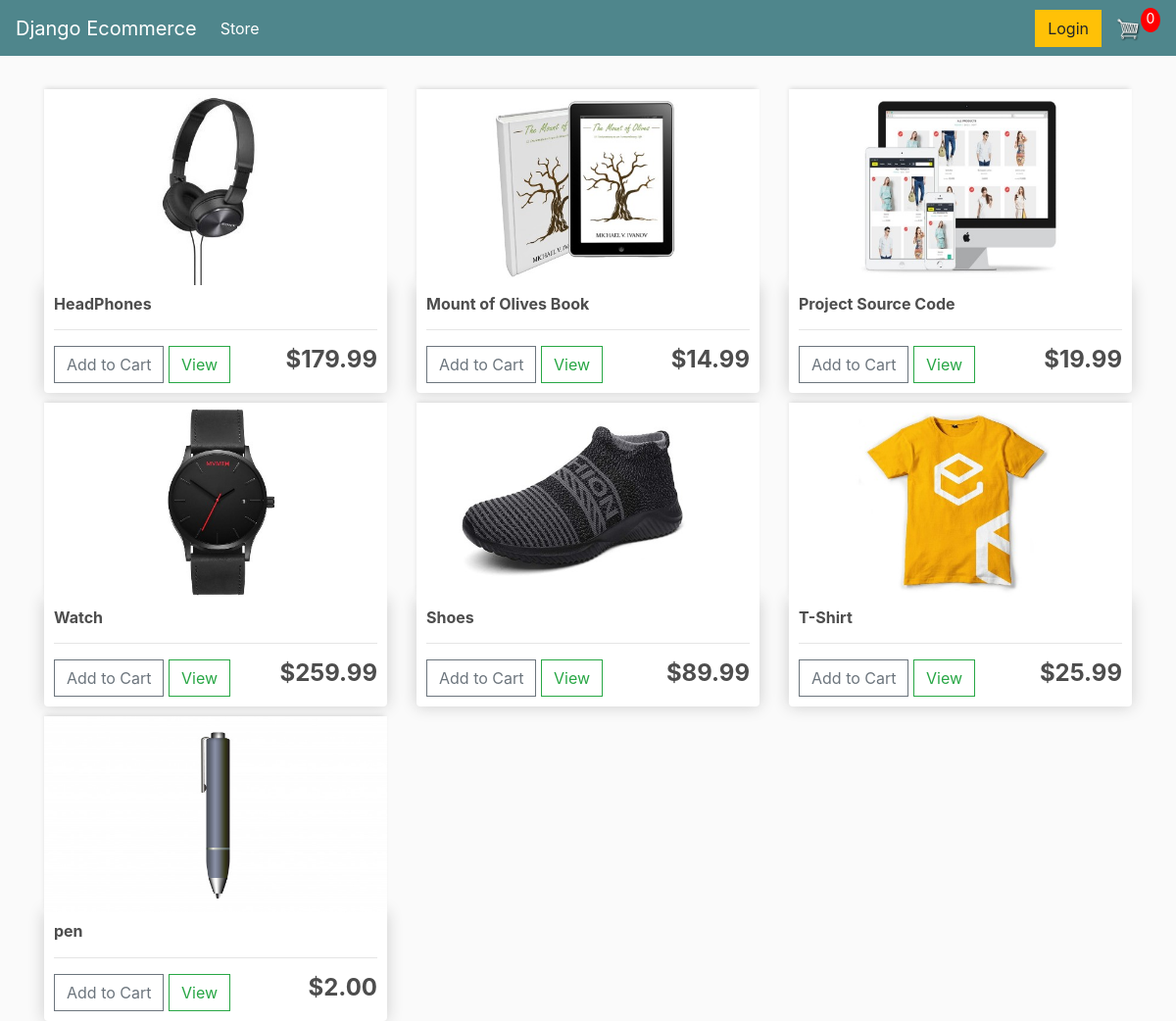
The page / on the database its author committed.
### store/models.py (models this page shows, shortened)
class Product(models.Model):
    name     = models.CharField(max_length=200, null=True)
    price    = models.DecimalField(max_digits=7, decimal_places=2)
    digital  = models.BooleanField(default=False,null=True,blank=False)
    image    = models.ImageField(null=True,blank=True)
    @property
    def imageURL(self):
        try:
            url =self.image.url
        except:
            url =''
        return url

### store/views.py (the view)
# urls.py: path('', include('store.urls')),
def store(request):
    if request.user.is_authenticated:
        customer = request.user.customer
        order, created = Order.objects.get_or_create(customer=customer,complete=False)
        items =order.orderitem_set.all()
        cartItems =order.get_cart_items
    else:
        items = []
        order = {'get_cart_total':0,'get_cart_items':0,'shipping':False}
        cartItems = order['get_cart_items']
    products =Product.objects.all()
    context ={'products':products,'cartItems':cartItems}
    return render(request,'store/store.html',context)

### store/templates/store/store.html
{% extends 'store/main.html' %}
{% load static %}
{% block content %}
	<div class="row">
		{% for product in products%}
		<div class="col-lg-4">
			<img class="thumbnail" src="{{product.imageURL}}">
			<div class="box-element product">
				<h6><strong>{{product.name}}</strong></h6>
				<hr>
				<button data-product="{{product.id}}" data-action="add"  class="btn btn-outline-secondary add-btn update-cart " >Add to Cart</button>
				<a class="btn btn-outline-success" href="#">View</a>
				<h4 style="display: float; float: right"><strong>${{product.price|floatformat:2}}</strong></h4>
			</div>
		</div>
		{% endfor %}
	</div>
{% endblock content %}

### store/templates/store/main.html (shortened to what this page needs)
<!DOCTYPE html>
{% load static %}
<html>
<head>
	<link rel="stylesheet" href="https://stackpath.bootstrapcdn.com/bootstrap/4.4.1/css/bootstrap.min.css">
	<link rel="stylesheet" type="text/css" href="{% static 'css/main.css' %}">
</head>
<body>
    <nav class="navbar navbar-expand-lg navbar-dark bg-dark">
        <a class="navbar-brand" href="{% url 'store' %}">Django Ecommerce</a>
        <div class="collapse navbar-collapse" id="navbarSupportedContent">
          <ul class="navbar-nav mr-auto">
            <li class="nav-item active">
              <a class="nav-link" href="{% url 'store' %}">Store <span class="sr-only">(current)</span></a>
            </li>
          </ul>
          <div class="form-inline my-2 my-lg-0">
               <a href="#"class="btn btn-warning">Login</a>
               <a href="{% url 'cart' %}">
                  <img  id="cart-icon" src="{% static 'images/cartimage.png' %}">
              </a>
              <p id="cart-total">{{cartItems}}</p>
          </div>
        </div>
      </nav>
            <div class="container">
                    <br>
                    {% block content %}
                    {% endblock content %}
            </div>
</body>
</html>

### static/css/main.css (style rules this page uses)
body { background-color: hsl(0, 0%, 98%); }
h1,h2,h3,h4,h5,h6 { color:hsl(0, 0%, 30%); }
.box-element { box-shadow:hsl(0, 0%, 80%) 0 0 16px; background-color: #fff; border-radius: 4px; padding: 10px; }
.thumbnail { width: 100%; height: 200px; -webkit-box-shadow: -1px -3px 5px -2px rgba(214,214,214,1); -moz-box-shadow: -1px -3px 5px -2px rgba(214,214,214,1); box-shadow: -1px -3px 5px -2px rgba(214,214,214,1); }
.product { border-radius: 0 0 4px 4px; }
.bg-dark { background-color: #4f868c!important; }
#cart-icon { width:25px; display: inline-block; margin-left: 15px; }
#cart-total { display: block; text-align: center; color:#fff; background-color: red; width: 20px; height: 25px; border-radius: 50%; font-size: 14px; }
.col-lg-4, .col-lg-6, .col-lg-8, .col-lg-12 { margin-top: 10px; }
.btn { border-radius: 0; }

### rows shown on the page
Product: imageURL (picture), name "HeadPhones", price "179.99"
Product: imageURL (picture), name "Mount of Olives Book", price "14.99"
Product: imageURL (picture), name "Project Source Code", price "19.99"
Product: imageURL (picture), name "Watch", price "259.99"
Product: imageURL (picture), name "Shoes", price "89.99"
Product: imageURL (picture), name "T-Shirt", price "25.99"
Product: imageURL (picture), name "pen", price "2.00"

### other values the page prints
{{ cartItems }} "0"
